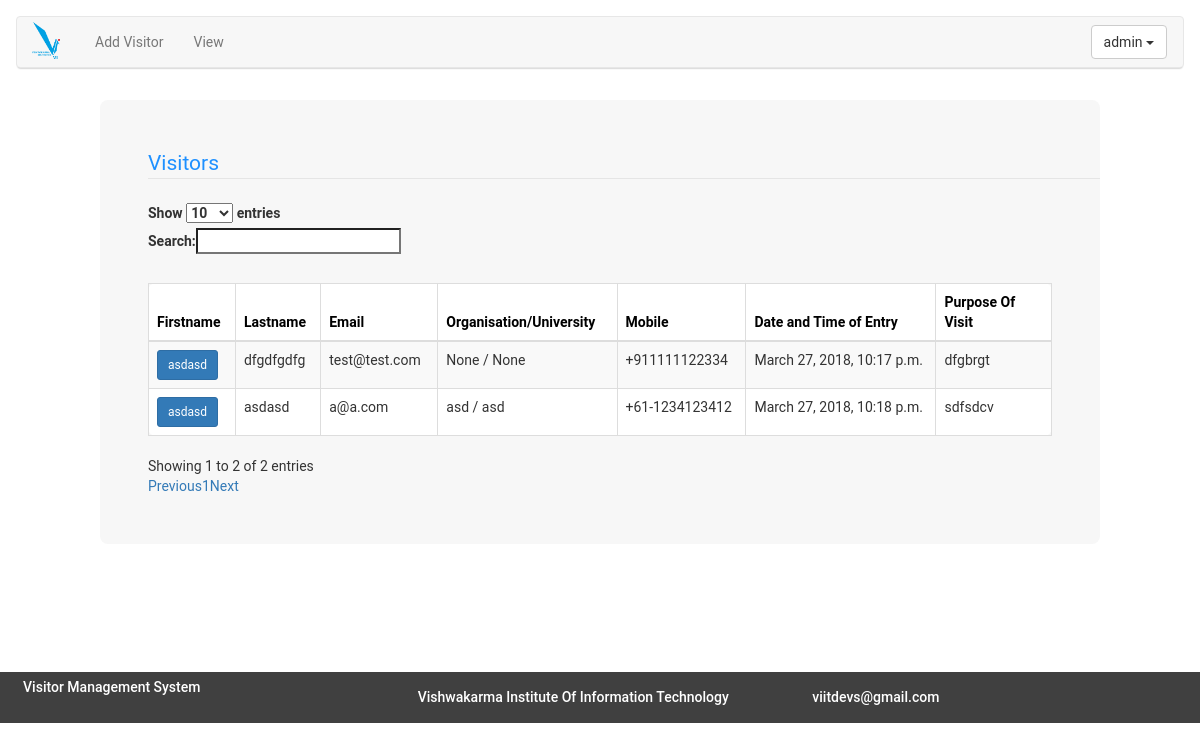
The app's page /home/view_visitors/ (signed in), older data.
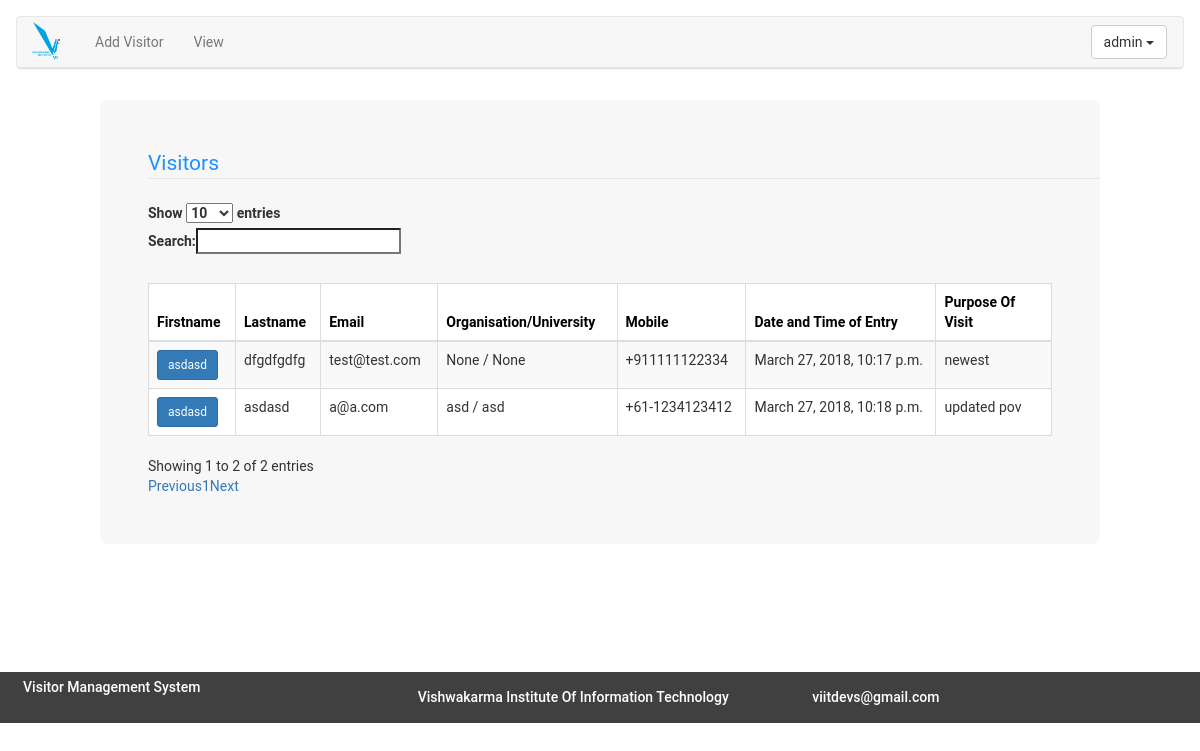
The same page, newer data.
### Manage/models.py (models this page shows, shortened)
class Visitor(models.Model):
    first_name = models.CharField(max_length=70)
    middle_name = models.CharField(max_length=70, blank=True, null=True)
    last_name = models.CharField(max_length=70)
    email = models.EmailField()
    mobile = models.CharField(max_length=15,blank=True,null=True)
    phone = models.CharField(max_length=15,blank=True,null=True)
    organisation = models.CharField(max_length=250, blank=True, null=True)
    university = models.CharField(max_length=250, blank=True, null=True)
    designation = models.CharField(max_length=100)
    purpose_of_visit = models.CharField(max_length=500, null=True, blank=True)
    date_time_of_entry = models.DateTimeField(default=timezone.now)

### Manage/views.py (the view)
@login_required(login_url='/')
def view_visitors(request):
    if request.method == 'POST':
        visitor = Visitor.objects.get(pk=request.POST.get('user_name'))
        address = Address.objects.get(visitor=visitor)
        return render(request, 'view_profile.html', {'visitor': visitor,
                                                     'address': address})
    if request.method == 'GET':
        visitors = Visitor.objects.all()
        return render(request, 'view_visitors.html', {'visitors': visitors})

### Manage/templates/view_visitors.html (shortened to what this page needs)
{% extends 'base.html' %}
{% block content %}
    <div class="container-fluid"
         style="margin-top:24px;padding-top: 8px;padding-bottom: 128px;">
        <div class="row">
            <div class="col-md-1">
            </div>
            <div class="col-md-10 central-view">
                <legend style="color: dodgerblue;margin: 24px;">Visitors</legend>
                {% if visitors.count == 0 %}
                    <h3>No Visitors Added</h3>
                {% else %}
                    <form action="#" method="post" style="margin: 24px">
                        {% csrf_token %}
                        <table id="visitor_table" class="display table table-striped table-hover table-bordered" style="background-color:#ffffff;border-radius: 8px">
                            <thead>
                            <tr>
                                <th>Firstname</th>
                                <th>Lastname</th>
                                <th>Email</th>
                                <th>Organisation/University</th>
                                <th>Mobile</th>
                                <th>Date and Time of Entry</th>
                                <th>Purpose Of Visit</th>
                            </tr>
                            </thead>
                            <tbody>
                            {% for visitor in visitors %}
                                <tr>
                                    <td>
                                        <button class="btn btn-primary btn-sm" type="submit" name="user_name"
                                                value="{{ visitor.pk }}">{{ visitor.first_name }}</button>
                                    </td>
                                    <td>{{ visitor.last_name }}</td>
                                    <td>{{ visitor.email }}</td>
                                    <td>{{ visitor.organisation }} / {{ visitor.university }}</td>
                                    <td>{{ visitor.mobile }}</td>
                                    <td>{{ visitor.date_time_of_entry }}</td>
                                    <td>{{ visitor.purpose_of_visit }}</td>
                                </tr>
                            {% endfor %}
                            </tbody>
                        </table>
                    </form>
                {% endif %}
            </div>
            <div class="col-md-1">
            </div>
        </div>
    </div>
{% endblock content %}

Row changes from the older to the newer data that the page shows:
changed Visitor "dfgdfgdfg": purpose_of_visit "dfgbrgt" → "newest"
changed Visitor "a@a.com": purpose_of_visit "sdfsdcv" → "updated pov"
